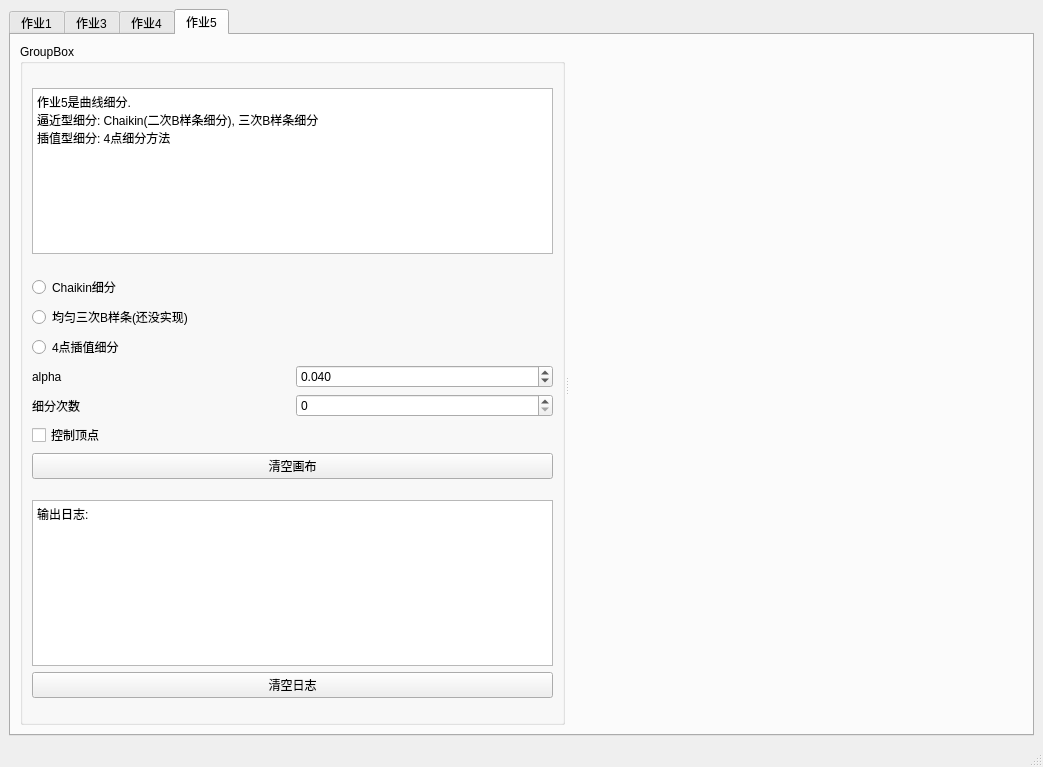
<?xml version="1.0" encoding="UTF-8"?>
<ui version="4.0">
 <class>MainWindow</class>
 <widget class="QMainWindow" name="MainWindow">
  <property name="geometry">
   <rect>
    <x>0</x>
    <y>0</y>
    <width>1043</width>
    <height>767</height>
   </rect>
  </property>
  <property name="windowTitle">
   <string>MainWindow</string>
  </property>
  <widget class="QWidget" name="centralwidget">
   <layout class="QHBoxLayout" name="horizontalLayout">
    <item>
     <widget class="QTabWidget" name="tabWidget">
      <property name="currentIndex">
       <number>3</number>
      </property>
      <widget class="QWidget" name="tab">
       <attribute name="title">
        <string>作业1</string>
       </attribute>
       <layout class="QHBoxLayout" name="horizontalLayout_2">
        <item>
         <widget class="QSplitter" name="splitter">
          <property name="orientation">
           <enum>Qt::Horizontal</enum>
          </property>
          <widget class="QGroupBox" name="groupBox">
           <property name="sizePolicy">
            <sizepolicy hsizetype="Preferred" vsizetype="Preferred">
             <horstretch>3</horstretch>
             <verstretch>0</verstretch>
            </sizepolicy>
           </property>
           <property name="title">
            <string>描述以及操作区</string>
           </property>
           <layout class="QHBoxLayout" name="horizontalLayout_3">
            <item>
             <widget class="QSplitter" name="splitter_2">
              <property name="orientation">
               <enum>Qt::Vertical</enum>
              </property>
              <widget class="QPlainTextEdit" name="plainTextEdit_2">
               <property name="plainText">
                <string>作业1是用插值算法和逼近算法来拟合曲线. 左键添加一个点, 右键删除对应位置的点</string>
               </property>
              </widget>
              <widget class="QWidget" name="layoutWidget">
               <layout class="QVBoxLayout" name="verticalLayout">
                <item>
                 <widget class="QCheckBox" name="checkBox">
                  <property name="text">
                   <string>Lagrange插值</string>
                  </property>
                 </widget>
                </item>
                <item>
                 <widget class="QCheckBox" name="checkBox_3">
                  <property name="text">
                   <string>最小二乘法</string>
                  </property>
                 </widget>
                </item>
                <item>
                 <widget class="QLabel" name="label">
                  <property name="text">
                   <string>函数空间的基的个数</string>
                  </property>
                 </widget>
                </item>
                <item>
                 <widget class="QSpinBox" name="spinBox">
                  <property name="minimum">
                   <number>1</number>
                  </property>
                  <property name="maximum">
                   <number>10</number>
                  </property>
                 </widget>
                </item>
               </layout>
              </widget>
              <widget class="QPlainTextEdit" name="hw1log">
               <property name="sizePolicy">
                <sizepolicy hsizetype="Expanding" vsizetype="Expanding">
                 <horstretch>0</horstretch>
                 <verstretch>0</verstretch>
                </sizepolicy>
               </property>
               <property name="plainText">
                <string>输出日志:</string>
               </property>
              </widget>
              <widget class="QPushButton" name="pushButton">
               <property name="text">
                <string>清空日志</string>
               </property>
              </widget>
             </widget>
            </item>
           </layout>
          </widget>
          <widget class="Form" name="hw1form" native="true">
           <property name="sizePolicy">
            <sizepolicy hsizetype="Preferred" vsizetype="Preferred">
             <horstretch>7</horstretch>
             <verstretch>0</verstretch>
            </sizepolicy>
           </property>
          </widget>
         </widget>
        </item>
       </layout>
      </widget>
      <widget class="QWidget" name="tab_2">
       <attribute name="title">
        <string>作业3</string>
       </attribute>
       <layout class="QHBoxLayout" name="horizontalLayout_4">
        <item>
         <widget class="QSplitter" name="splitter_3">
          <property name="orientation">
           <enum>Qt::Horizontal</enum>
          </property>
          <widget class="QGroupBox" name="groupBox_2">
           <property name="sizePolicy">
            <sizepolicy hsizetype="Preferred" vsizetype="Preferred">
             <horstretch>3</horstretch>
             <verstretch>0</verstretch>
            </sizepolicy>
           </property>
           <property name="title">
            <string>GroupBox</string>
           </property>
           <layout class="QHBoxLayout" name="horizontalLayout_5">
            <item>
             <layout class="QVBoxLayout" name="verticalLayout_2">
              <item>
               <spacer name="verticalSpacer_2">
                <property name="orientation">
                 <enum>Qt::Vertical</enum>
                </property>
                <property name="sizeHint" stdset="0">
                 <size>
                  <width>20</width>
                  <height>40</height>
                 </size>
                </property>
               </spacer>
              </item>
              <item>
               <widget class="QPlainTextEdit" name="plainTextEdit">
                <property name="plainText">
                 <string>作业2是用Python神经网络拟合函数, 文件夹hw2里面有作业2的实现. 这里没法写, 直接写作业3. 作业3是拟合参数曲线. 操作和作业1一样

绿色的是均匀参数化, 红色的是弦长参数化</string>
                </property>
               </widget>
              </item>
              <item>
               <spacer name="verticalSpacer_4">
                <property name="orientation">
                 <enum>Qt::Vertical</enum>
                </property>
                <property name="sizeHint" stdset="0">
                 <size>
                  <width>20</width>
                  <height>40</height>
                 </size>
                </property>
               </spacer>
              </item>
              <item>
               <widget class="QCheckBox" name="checkBox_2">
                <property name="text">
                 <string>均匀参数化</string>
                </property>
               </widget>
              </item>
              <item>
               <widget class="QCheckBox" name="checkBox_4">
                <property name="text">
                 <string>弦长参数化</string>
                </property>
               </widget>
              </item>
              <item>
               <widget class="QCheckBox" name="checkBox_5">
                <property name="text">
                 <string>编辑曲线</string>
                </property>
               </widget>
              </item>
              <item>
               <spacer name="verticalSpacer">
                <property name="orientation">
                 <enum>Qt::Vertical</enum>
                </property>
                <property name="sizeHint" stdset="0">
                 <size>
                  <width>20</width>
                  <height>40</height>
                 </size>
                </property>
               </spacer>
              </item>
              <item>
               <widget class="QPlainTextEdit" name="hw3log">
                <property name="plainText">
                 <string>输出日志: </string>
                </property>
               </widget>
              </item>
              <item>
               <widget class="QPushButton" name="clearHw3Button">
                <property name="text">
                 <string>清空日志</string>
                </property>
               </widget>
              </item>
              <item>
               <spacer name="verticalSpacer_3">
                <property name="orientation">
                 <enum>Qt::Vertical</enum>
                </property>
                <property name="sizeHint" stdset="0">
                 <size>
                  <width>20</width>
                  <height>40</height>
                 </size>
                </property>
               </spacer>
              </item>
             </layout>
            </item>
           </layout>
          </widget>
          <widget class="Hw3Form" name="hw3form" native="true">
           <property name="sizePolicy">
            <sizepolicy hsizetype="Preferred" vsizetype="Preferred">
             <horstretch>7</horstretch>
             <verstretch>0</verstretch>
            </sizepolicy>
           </property>
          </widget>
         </widget>
        </item>
       </layout>
      </widget>
      <widget class="QWidget" name="tab_3">
       <attribute name="title">
        <string>作业4</string>
       </attribute>
       <layout class="QHBoxLayout" name="horizontalLayout_9">
        <item>
         <widget class="QSplitter" name="splitter_5">
          <property name="orientation">
           <enum>Qt::Horizontal</enum>
          </property>
          <widget class="QGroupBox" name="groupBox_3">
           <property name="sizePolicy">
            <sizepolicy hsizetype="Preferred" vsizetype="Preferred">
             <horstretch>3</horstretch>
             <verstretch>0</verstretch>
            </sizepolicy>
           </property>
           <property name="title">
            <string>GroupBox</string>
           </property>
           <layout class="QHBoxLayout" name="horizontalLayout_6">
            <item>
             <layout class="QVBoxLayout" name="verticalLayout_3">
              <item>
               <spacer name="verticalSpacer_5">
                <property name="orientation">
                 <enum>Qt::Vertical</enum>
                </property>
                <property name="sizeHint" stdset="0">
                 <size>
                  <width>20</width>
                  <height>40</height>
                 </size>
                </property>
               </spacer>
              </item>
              <item>
               <widget class="QPlainTextEdit" name="plainTextEdit_3">
                <property name="plainText">
                 <string>作业4是写一个PowerPoint类似的曲线设计工具. 要求实时生成分段三次样条, 可以拖动型值点, 可以修改型值点的切线信息

三次样条这些原理我在史济怀的数学分析教程的附录里学习</string>
                </property>
               </widget>
              </item>
              <item>
               <spacer name="verticalSpacer_6">
                <property name="orientation">
                 <enum>Qt::Vertical</enum>
                </property>
                <property name="sizeHint" stdset="0">
                 <size>
                  <width>20</width>
                  <height>40</height>
                 </size>
                </property>
               </spacer>
              </item>
              <item>
               <widget class="QCheckBox" name="editCurveCheckBox">
                <property name="text">
                 <string>编辑曲线</string>
                </property>
               </widget>
              </item>
              <item>
               <spacer name="verticalSpacer_7">
                <property name="orientation">
                 <enum>Qt::Vertical</enum>
                </property>
                <property name="sizeHint" stdset="0">
                 <size>
                  <width>20</width>
                  <height>40</height>
                 </size>
                </property>
               </spacer>
              </item>
              <item>
               <widget class="QPlainTextEdit" name="hw4log">
                <property name="plainText">
                 <string>输出日志: </string>
                </property>
               </widget>
              </item>
              <item>
               <widget class="QPushButton" name="clearHw4Button">
                <property name="text">
                 <string>清空日志</string>
                </property>
               </widget>
              </item>
              <item>
               <spacer name="verticalSpacer_8">
                <property name="orientation">
                 <enum>Qt::Vertical</enum>
                </property>
                <property name="sizeHint" stdset="0">
                 <size>
                  <width>20</width>
                  <height>40</height>
                 </size>
                </property>
               </spacer>
              </item>
             </layout>
            </item>
           </layout>
          </widget>
          <widget class="Hw4Form" name="hw4form" native="true">
           <property name="sizePolicy">
            <sizepolicy hsizetype="Preferred" vsizetype="Preferred">
             <horstretch>7</horstretch>
             <verstretch>0</verstretch>
            </sizepolicy>
           </property>
          </widget>
         </widget>
        </item>
       </layout>
      </widget>
      <widget class="QWidget" name="tab_4">
       <attribute name="title">
        <string>作业5</string>
       </attribute>
       <layout class="QHBoxLayout" name="horizontalLayout_8">
        <item>
         <widget class="QSplitter" name="splitter_4">
          <property name="orientation">
           <enum>Qt::Horizontal</enum>
          </property>
          <widget class="QGroupBox" name="groupBox_4">
           <property name="sizePolicy">
            <sizepolicy hsizetype="Preferred" vsizetype="Preferred">
             <horstretch>3</horstretch>
             <verstretch>0</verstretch>
            </sizepolicy>
           </property>
           <property name="title">
            <string>GroupBox</string>
           </property>
           <layout class="QHBoxLayout" name="horizontalLayout_7">
            <item>
             <layout class="QVBoxLayout" name="verticalLayout_4">
              <item>
               <spacer name="verticalSpacer_9">
                <property name="orientation">
                 <enum>Qt::Vertical</enum>
                </property>
                <property name="sizeHint" stdset="0">
                 <size>
                  <width>20</width>
                  <height>40</height>
                 </size>
                </property>
               </spacer>
              </item>
              <item>
               <widget class="QPlainTextEdit" name="plainTextEdit_4">
                <property name="plainText">
                 <string>作业5是曲线细分.
逼近型细分: Chaikin(二次B样条细分), 三次B样条细分
插值型细分: 4点细分方法</string>
                </property>
               </widget>
              </item>
              <item>
               <spacer name="verticalSpacer_10">
                <property name="orientation">
                 <enum>Qt::Vertical</enum>
                </property>
                <property name="sizeHint" stdset="0">
                 <size>
                  <width>20</width>
                  <height>40</height>
                 </size>
                </property>
               </spacer>
              </item>
              <item>
               <widget class="QRadioButton" name="chaikinRadio">
                <property name="text">
                 <string>Chaikin细分</string>
                </property>
               </widget>
              </item>
              <item>
               <widget class="QRadioButton" name="BRadio">
                <property name="text">
                 <string>均匀三次B样条(还没实现)</string>
                </property>
               </widget>
              </item>
              <item>
               <widget class="QRadioButton" name="interpoRadio">
                <property name="text">
                 <string>4点插值细分</string>
                </property>
               </widget>
              </item>
              <item>
               <layout class="QHBoxLayout" name="horizontalLayout_11">
                <item>
                 <widget class="QLabel" name="label_3">
                  <property name="text">
                   <string>alpha</string>
                  </property>
                 </widget>
                </item>
                <item>
                 <widget class="QDoubleSpinBox" name="doubleSpinBox">
                  <property name="decimals">
                   <number>3</number>
                  </property>
                  <property name="minimum">
                   <double>0.001000000000000</double>
                  </property>
                  <property name="maximum">
                   <double>5.000000000000000</double>
                  </property>
                  <property name="singleStep">
                   <double>0.010000000000000</double>
                  </property>
                  <property name="value">
                   <double>0.040000000000000</double>
                  </property>
                 </widget>
                </item>
               </layout>
              </item>
              <item>
               <layout class="QHBoxLayout" name="horizontalLayout_10">
                <item>
                 <widget class="QLabel" name="label_2">
                  <property name="text">
                   <string>细分次数</string>
                  </property>
                 </widget>
                </item>
                <item>
                 <widget class="QSpinBox" name="spinBox_2">
                  <property name="maximum">
                   <number>10</number>
                  </property>
                 </widget>
                </item>
               </layout>
              </item>
              <item>
               <widget class="QCheckBox" name="checkBox_6">
                <property name="text">
                 <string>控制顶点</string>
                </property>
               </widget>
              </item>
              <item>
               <widget class="QPushButton" name="pushButton_2">
                <property name="text">
                 <string>清空画布</string>
                </property>
               </widget>
              </item>
              <item>
               <spacer name="verticalSpacer_11">
                <property name="orientation">
                 <enum>Qt::Vertical</enum>
                </property>
                <property name="sizeHint" stdset="0">
                 <size>
                  <width>20</width>
                  <height>40</height>
                 </size>
                </property>
               </spacer>
              </item>
              <item>
               <widget class="QPlainTextEdit" name="hw5log">
                <property name="plainText">
                 <string>输出日志: </string>
                </property>
               </widget>
              </item>
              <item>
               <widget class="QPushButton" name="pushButton_3">
                <property name="text">
                 <string>清空日志</string>
                </property>
               </widget>
              </item>
              <item>
               <spacer name="verticalSpacer_12">
                <property name="orientation">
                 <enum>Qt::Vertical</enum>
                </property>
                <property name="sizeHint" stdset="0">
                 <size>
                  <width>20</width>
                  <height>40</height>
                 </size>
                </property>
               </spacer>
              </item>
             </layout>
            </item>
           </layout>
          </widget>
          <widget class="Hw5Form" name="hw5form" native="true">
           <property name="sizePolicy">
            <sizepolicy hsizetype="Preferred" vsizetype="Preferred">
             <horstretch>7</horstretch>
             <verstretch>0</verstretch>
            </sizepolicy>
           </property>
          </widget>
         </widget>
        </item>
       </layout>
      </widget>
     </widget>
    </item>
   </layout>
  </widget>
  <widget class="QMenuBar" name="menubar">
   <property name="geometry">
    <rect>
     <x>0</x>
     <y>0</y>
     <width>1043</width>
     <height>27</height>
    </rect>
   </property>
  </widget>
  <widget class="QStatusBar" name="statusbar"/>
 </widget>
 <customwidgets>
  <customwidget>
   <class>Form</class>
   <extends>QWidget</extends>
   <header>form.h</header>
   <container>1</container>
  </customwidget>
  <customwidget>
   <class>Hw3Form</class>
   <extends>QWidget</extends>
   <header>hw3form.h</header>
   <container>1</container>
  </customwidget>
  <customwidget>
   <class>Hw4Form</class>
   <extends>QWidget</extends>
   <header>hw4form.h</header>
   <container>1</container>
  </customwidget>
  <customwidget>
   <class>Hw5Form</class>
   <extends>QWidget</extends>
   <header>hw5form.h</header>
   <container>1</container>
  </customwidget>
 </customwidgets>
 <resources/>
 <connections/>
</ui>
